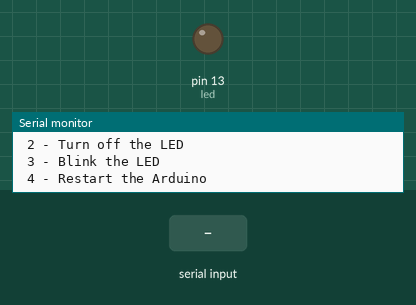
Recording of a sketch running on a simulated Arduino Uno, built with avr-gcc and run on an emulated ATmega328P. Parts: output pins drawn as LEDs (lit = HIGH), the last lines printed to the serial monitor. Dashed ring = blinking. Inputs (shaded band) come from the test bench.

Above: at 1.2 s.
1.3 s: "3" received over Serial
At 1.7 s:
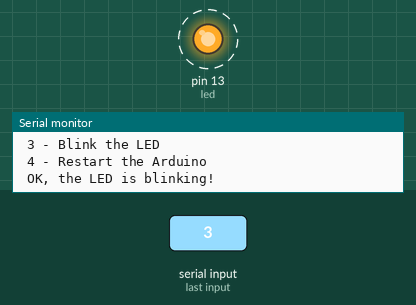
Timing chart, 0 to 11.8 s (numbered marks = the images above; inputs shaded):
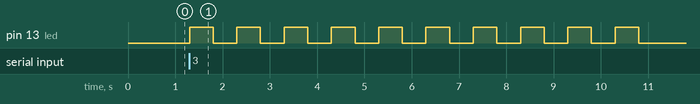

The sketch:

arduino_menu_programming.ino
```cpp
#define led 13

void (* resetFunc) (void) = 0;


void setup()
{
  Serial.begin(9600);
  pinMode(led, OUTPUT);
  Serial.println();
}

void loop()
{
  switch(user_input()){
    case '1':
    	Serial.println("\n OK LED turned on!");
    	digitalWrite(led, 1);
    	break;

    case '2':
    	Serial.println("\n OK LED turned off!");
    	digitalWrite(led, 0);
    	break;

    case '3':
    	Serial.println("\n OK, the LED is blinking!");

        for (int i = 0; i<10; i++){
          digitalWrite(led, 1);
          delay(500);
          digitalWrite(led, 0);
          delay(500);
        }
    	break;

    case '4':
    	Serial.println("\n OK, Arduino is restarting!");
    	delay(1000);
    	resetFunc();
    	break;

  }
}

char user_input(){

  while(1){
    Serial.println();
    Serial.println("Please select one of the following options: ");
    Serial.println(" 1 - Turn on the LED");
    Serial.println(" 2 - Turn off the LED");
    Serial.println(" 3 - Blink the LED");
    Serial.println(" 4 - Restart the Arduino");

    while(!Serial.available()){
      delay(1);
    }

    char ch = Serial.read();

    if (ch >= '1' && ch <= '4'){
      return ch;
    }
    else{
      Serial.println("\nInvalid selection");
    }
  }
}
```

Measured:
- after the input at 1.3 s, pin 13 (led): alternates HIGH for 0.50 s and LOW for 0.50 s, starting at once
